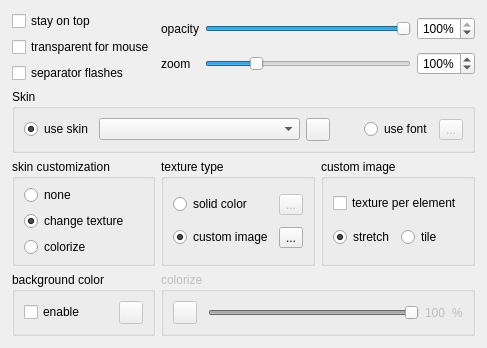
     <widget class="QWidget" name="appearance_tab">
      <attribute name="title">
       <string>Appearance</string>
      </attribute>
      <layout class="QGridLayout" name="appearance_layout">
       <property name="leftMargin">
        <number>12</number>
       </property>
       <property name="rightMargin">
        <number>12</number>
       </property>
       <property name="bottomMargin">
        <number>12</number>
       </property>
       <item row="0" column="0">
        <layout class="QVBoxLayout" name="checkbox_layout">
         <item>
          <widget class="QCheckBox" name="stay_on_top">
           <property name="text">
            <string>stay on top</string>
           </property>
          </widget>
         </item>
         <item>
          <widget class="QCheckBox" name="transp_for_input">
           <property name="text">
            <string>transparent for mouse</string>
           </property>
          </widget>
         </item>
         <item>
          <widget class="QCheckBox" name="sep_flash">
           <property name="text">
            <string>separator flashes</string>
           </property>
          </widget>
         </item>
        </layout>
       </item>
       <item row="0" column="1" colspan="2">
        <layout class="QGridLayout" name="sliders_layout">
         <item row="1" column="1">
          <widget class="QSlider" name="zoom_slider">
           <property name="minimum">
            <number>10</number>
           </property>
           <property name="maximum">
            <number>400</number>
           </property>
           <property name="value">
            <number>100</number>
           </property>
           <property name="orientation">
            <enum>Qt::Horizontal</enum>
           </property>
          </widget>
         </item>
         <item row="0" column="2">
          <widget class="QSpinBox" name="opacity_value">
           <property name="alignment">
            <set>Qt::AlignRight|Qt::AlignTrailing|Qt::AlignVCenter</set>
           </property>
           <property name="suffix">
            <string notr="true">%</string>
           </property>
           <property name="minimum">
            <number>5</number>
           </property>
           <property name="maximum">
            <number>100</number>
           </property>
           <property name="value">
            <number>100</number>
           </property>
          </widget>
         </item>
         <item row="0" column="0">
          <widget class="QLabel" name="opacity_label">
           <property name="text">
            <string>opacity</string>
           </property>
          </widget>
         </item>
         <item row="0" column="1">
          <widget class="QSlider" name="opacity_slider">
           <property name="minimum">
            <number>5</number>
           </property>
           <property name="maximum">
            <number>100</number>
           </property>
           <property name="value">
            <number>100</number>
           </property>
           <property name="sliderPosition">
            <number>100</number>
           </property>
           <property name="orientation">
            <enum>Qt::Horizontal</enum>
           </property>
          </widget>
         </item>
         <item row="1" column="0">
          <widget class="QLabel" name="zoom_label">
           <property name="text">
            <string>zoom</string>
           </property>
          </widget>
         </item>
         <item row="1" column="2">
          <widget class="QSpinBox" name="zoom_value">
           <property name="alignment">
            <set>Qt::AlignRight|Qt::AlignTrailing|Qt::AlignVCenter</set>
           </property>
           <property name="suffix">
            <string notr="true">%</string>
           </property>
           <property name="minimum">
            <number>10</number>
           </property>
           <property name="maximum">
            <number>400</number>
           </property>
           <property name="value">
            <number>100</number>
           </property>
          </widget>
         </item>
        </layout>
       </item>
       <item row="1" column="0" colspan="3">
        <widget class="QGroupBox" name="skin_group">
         <property name="title">
          <string>Skin</string>
         </property>
         <layout class="QHBoxLayout" name="skin_layout">
          <item>
           <widget class="QRadioButton" name="use_skin">
            <property name="text">
             <string>use skin</string>
            </property>
            <property name="checked">
             <bool>true</bool>
            </property>
           </widget>
          </item>
          <item>
           <widget class="QComboBox" name="skin_box">
            <property name="sizePolicy">
             <sizepolicy hsizetype="Expanding" vsizetype="Fixed">
              <horstretch>0</horstretch>
              <verstretch>0</verstretch>
             </sizepolicy>
            </property>
            <property name="minimumSize">
             <size>
              <width>155</width>
              <height>0</height>
             </size>
            </property>
           </widget>
          </item>
          <item>
           <widget class="QToolButton" name="skin_info_btn">
            <property name="icon">
             <iconset resource="../resources/icons.qrc">
              <normaloff>:/clock/images/info.svg.p</normaloff>:/clock/images/info.svg.p</iconset>
            </property>
           </widget>
          </item>
          <item>
           <spacer name="horizontalSpacer_5">
            <property name="orientation">
             <enum>Qt::Horizontal</enum>
            </property>
            <property name="sizeType">
             <enum>QSizePolicy::Fixed</enum>
            </property>
            <property name="sizeHint" stdset="0">
             <size>
              <width>28</width>
              <height>20</height>
             </size>
            </property>
           </spacer>
          </item>
          <item>
           <widget class="QRadioButton" name="use_font">
            <property name="text">
             <string>use font</string>
            </property>
           </widget>
          </item>
          <item>
           <widget class="QToolButton" name="sel_font_btn">
            <property name="enabled">
             <bool>false</bool>
            </property>
            <property name="text">
             <string notr="true">...</string>
            </property>
           </widget>
          </item>
         </layout>
        </widget>
       </item>
       <item row="2" column="0">
        <widget class="QGroupBox" name="customization_group">
         <property name="title">
          <string>skin customization</string>
         </property>
         <layout class="QVBoxLayout" name="customization_layout">
          <property name="topMargin">
           <number>6</number>
          </property>
          <property name="bottomMargin">
           <number>6</number>
          </property>
          <item>
           <widget class="QRadioButton" name="cust_none">
            <property name="text">
             <string>none</string>
            </property>
           </widget>
          </item>
          <item>
           <widget class="QRadioButton" name="cust_texturing">
            <property name="text">
             <string>change texture</string>
            </property>
            <property name="checked">
             <bool>true</bool>
            </property>
           </widget>
          </item>
          <item>
           <widget class="QRadioButton" name="cust_colorize">
            <property name="text">
             <string>colorize</string>
            </property>
           </widget>
          </item>
         </layout>
        </widget>
       </item>
       <item row="2" column="1">
        <widget class="QGroupBox" name="texture_group">
         <property name="title">
          <string>texture type</string>
         </property>
         <layout class="QGridLayout" name="texture_layout">
          <item row="0" column="0">
           <widget class="QRadioButton" name="type_color">
            <property name="text">
             <string>solid color</string>
            </property>
           </widget>
          </item>
          <item row="0" column="1">
           <widget class="QToolButton" name="sel_color_btn">
            <property name="enabled">
             <bool>false</bool>
            </property>
            <property name="text">
             <string notr="true">...</string>
            </property>
           </widget>
          </item>
          <item row="1" column="0">
           <widget class="QRadioButton" name="type_image">
            <property name="text">
             <string>custom image</string>
            </property>
            <property name="checked">
             <bool>true</bool>
            </property>
           </widget>
          </item>
          <item row="1" column="1">
           <widget class="QToolButton" name="sel_image_btn">
            <property name="text">
             <string notr="true">...</string>
            </property>
           </widget>
          </item>
         </layout>
        </widget>
       </item>
       <item row="2" column="2">
        <widget class="QGroupBox" name="image_group">
         <property name="title">
          <string>custom image</string>
         </property>
         <layout class="QGridLayout" name="image_layout">
          <property name="topMargin">
           <number>6</number>
          </property>
          <property name="bottomMargin">
           <number>6</number>
          </property>
          <item row="0" column="0" colspan="2">
           <widget class="QCheckBox" name="txd_per_elem">
            <property name="text">
             <string>texture per element</string>
            </property>
           </widget>
          </item>
          <item row="1" column="0">
           <widget class="QRadioButton" name="mode_stretch">
            <property name="text">
             <string>stretch</string>
            </property>
            <property name="checked">
             <bool>true</bool>
            </property>
           </widget>
          </item>
          <item row="1" column="1">
           <widget class="QRadioButton" name="mode_tile">
            <property name="text">
             <string>tile</string>
            </property>
           </widget>
          </item>
         </layout>
        </widget>
       </item>
       <item row="3" column="0">
        <widget class="QGroupBox" name="background_color_group">
         <property name="title">
          <string>background color</string>
         </property>
         <layout class="QHBoxLayout" name="background_color_layout">
          <item>
           <widget class="QCheckBox" name="background_enabled">
            <property name="text">
             <string>enable</string>
            </property>
           </widget>
          </item>
          <item>
           <widget class="LedToolButton" name="background_color_btn">
            <property name="enabled">
             <bool>false</bool>
            </property>
            <property name="toolTip">
             <string>Current background color</string>
            </property>
           </widget>
          </item>
         </layout>
        </widget>
       </item>
       <item row="3" column="1" colspan="2">
        <widget class="QGroupBox" name="colorize_group">
         <property name="enabled">
          <bool>false</bool>
         </property>
         <property name="title">
          <string>colorize</string>
         </property>
         <layout class="QHBoxLayout" name="colorize_layout">
          <item>
           <widget class="LedToolButton" name="img_color_btn"/>
          </item>
          <item>
           <spacer name="horizontalSpacer_3">
            <property name="orientation">
             <enum>Qt::Horizontal</enum>
            </property>
            <property name="sizeType">
             <enum>QSizePolicy::Fixed</enum>
            </property>
            <property name="sizeHint" stdset="0">
             <size>
              <width>5</width>
              <height>20</height>
             </size>
            </property>
           </spacer>
          </item>
          <item>
           <widget class="QSlider" name="level_slider">
            <property name="maximum">
             <number>100</number>
            </property>
            <property name="value">
             <number>100</number>
            </property>
            <property name="orientation">
             <enum>Qt::Horizontal</enum>
            </property>
           </widget>
          </item>
          <item>
           <widget class="QLabel" name="level_value">
            <property name="text">
             <string notr="true">100</string>
            </property>
           </widget>
          </item>
          <item>
           <widget class="QLabel" name="level_percent">
            <property name="text">
             <string notr="true">%</string>
            </property>
           </widget>
          </item>
         </layout>
        </widget>
       </item>
      </layout>
     </widget>
